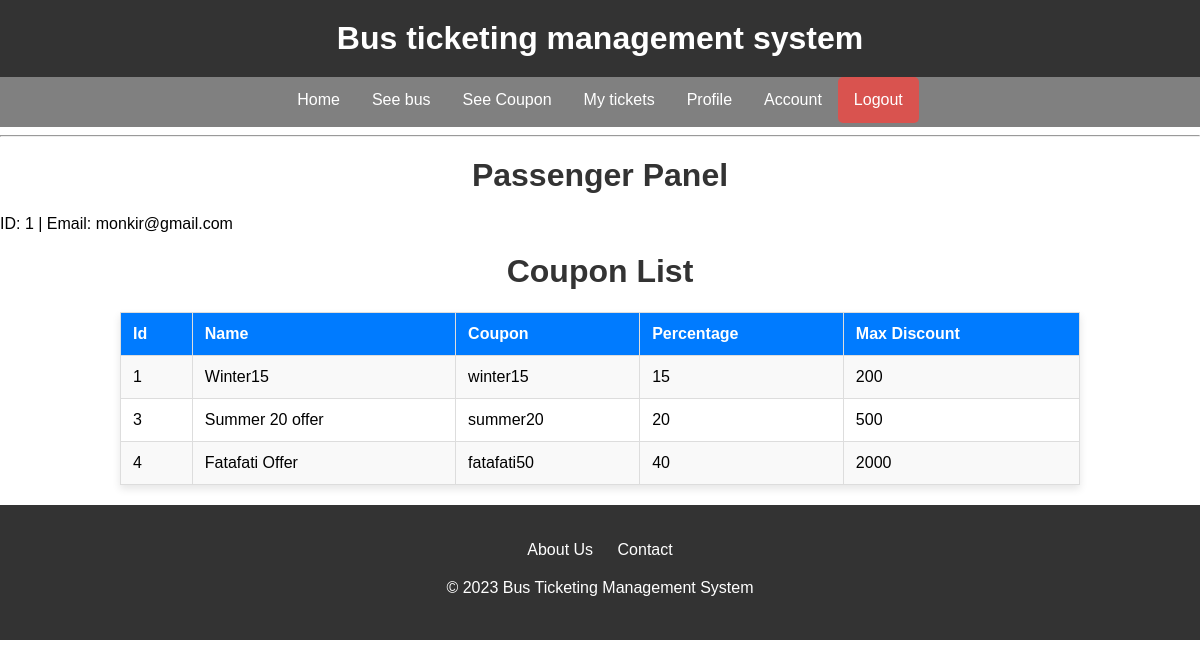
The app's page /View/coupon (signed in) with its own data.
### tables this page shows
CREATE TABLE `discount_coupon` (
  `id` int(11) NOT NULL,
  `name` varchar(50) NOT NULL,
  `coupon` varchar(50) NOT NULL,
  `percentage` int(11) NOT NULL,
  `max_discount` int(11) NOT NULL
);

### Model/coupon/model.php (called while the page is built, shortened)
<?php
    function get_coupon()
    {
        $con = getconnection();
        $sql = "select * from discount_coupon";
        $result = mysqli_query($con, $sql);
		if($result)
        {
			return $result;
		}
        else
        {
			return false;
		}
    }
?>

### View/coupon/index.php (the view, shortened to what this page needs)
<!DOCTYPE html>
<html lang="en">
<head>
    <link rel="stylesheet" href="../CSS/style.css">
</head>
<body>
<h1 class= "header"> Bus ticketing management system</h1>
    <?php
        include_once ('../header.php');
        include_once('../../Model/coupon/model.php');
    ?>
    <h1>Coupon List</h1>
    <table>
        <tr>
            <th>Id</th>
            <th>Name</th>
            <th>Coupon</th>
            <th>Percentage</th>
            <th>Max Discount</th>
        </tr>
        <?php
            $data = get_coupon();
            while ($row = mysqli_fetch_assoc($data)) {
            ?>
            <tr>
                <td><?php echo $row["id"]; ?></td>
                <td><?php echo $row["name"]; ?></td>
                <td><?php echo $row["coupon"]; ?></td>
                <td><?php echo $row["percentage"]; ?></td>
                <td><?php echo $row["max_discount"]; ?></td>
            </tr>
            <?php
            }
        ?>
    </table>
    <?php include_once("../footer.php"); ?>
</body>
</html>

### View/CSS/style.css (style rules this page uses)
.header { background-color: #333; color: white; padding: 20px; text-align: center; margin:0; }
body { font-family: Arial, sans-serif; margin: 0; padding: 0; }
h1, h2 { color: #333; text-align: center; margin-top: 20px; }
table { width: 80%; margin: 20px auto; border-collapse: collapse; box-shadow: 0 4px 8px rgba(0, 0, 0, 0.1); background-color: white; }
th, td { border: 1px solid #ddd; padding: 12px; text-align: left; }
th { background-color: #007BFF; color: white; }
tr:nth-child(even) { background-color: #f9f9f9; }

### records on screen
discount_coupon: id "1", name "Winter15", coupon "winter15", percentage "15", max_discount "200"
discount_coupon: id "3", name "Summer 20 offer", coupon "summer20", percentage "20", max_discount "500"
discount_coupon: id "4", name "Fatafati Offer", coupon "fatafati50", percentage "40", max_discount "2000"

### other values on screen
$_SESSION['id'] "1"
$_SESSION['email'] "monkir@gmail.com"
